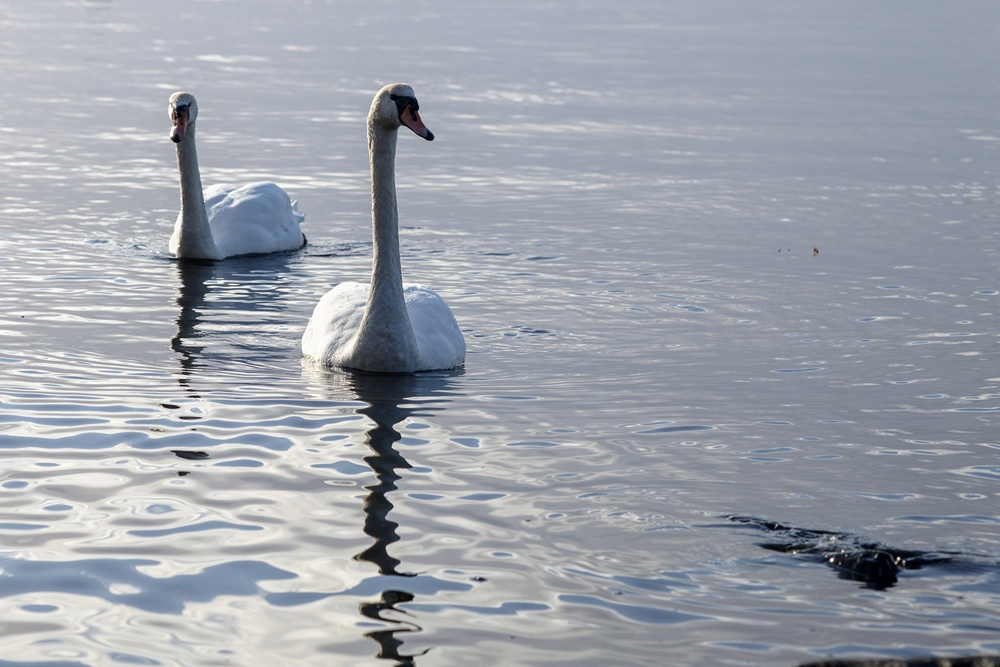
#> input picture DATA/img/模板匹配算法/测试图/yt1.jpg, 1000 x 667 px, shrunk from 4651 x 3101 before the run
$ python lml_ransac.py
#> lines starting #> are read from the running program, lines starting #| are printed output that depends on the picture
### 2D_suanfa/lml_imread.py
# encoding:utf-8

#   带中文路径的图片载入

##################################################################
#   调用请使用这种方式
#   img = lml_imread.imread('../DATA/img/轮廓查找/yt.jpg')
##################################################################

import cv2
import cv2 as cv
import numpy as np


def imread(img_path):
    # return cv.imdecode(np.fromfile(path_img, dtype=np.float64), -1)
#> called with img_path = '../DATA/img/模板匹配算法/测试图/yt1.jpg'
    return cv.imdecode(np.fromfile(img_path, dtype=np.uint8), -1)
#> returned value is the input picture: shape (667, 1000, 3); mean B, G, R 171.2, 162.4, 157.3


# [4 lines left out: function imread2, not called in this run]

### 2D_suanfa/lml_ransac.py
#   ransac异常匹配点筛查 用于排除sift+knnMatch后 异常的匹配点对

import random

import cv2
import numpy as np

import lml_imread


def compute_fundamental(x1, x2):
    n = x1.shape[1]
    if x2.shape[1] != n:
        raise ValueError("Number of points don't match.")

    # build matrix for equations
    A = np.zeros((n, 9))
    for i in range(n):
        A[i] = [x1[0, i] * x2[0, i], x1[0, i] * x2[1, i], x1[0, i] * x2[2, i],
                x1[1, i] * x2[0, i], x1[1, i] * x2[1, i], x1[1, i] * x2[2, i],
                x1[2, i] * x2[0, i], x1[2, i] * x2[1, i], x1[2, i] * x2[2, i]]

    # compute linear least square solution
    U, S, V = np.linalg.svd(A)
    F = V[-1].reshape(3, 3)

    # constrain F
    # make rank 2 by zeroing out last singular value
    U, S, V = np.linalg.svd(F)
    S[2] = 0
    F = np.dot(U, np.dot(np.diag(S), V))

    return F / F[2, 2]


def compute_fundamental_normalized(x1, x2):
    """    Computes the fundamental matrix from corresponding points
        (x1,x2 3*n arrays) using the normalized 8 point algorithm. """

    n = x1.shape[1]
    # print(x1.shape[1])
    if x2.shape[1] != n:  # x1x2中元素数是否相等
        raise ValueError("Number of points don't match.")

    # normalize image coordinates
    # print("x1",x1)
    x1 = x1 / x1[2]
    print("x1[:2]", x1[:2])
    mean_1 = np.mean(x1[:2], axis=1)  # 分别求横纵坐标的均值 [584.58138275 569.50188065]
    # print("mean_1",mean_1)

    S1 = np.sqrt(2) / np.std(x1[:2])  #
    # print("S1",S1)
    T1 = np.array([[S1, 0, -S1 * mean_1[0]], [0, S1, -S1 * mean_1[1]], [0, 0, 1]])
    # print("T1",T1)
    x1 = np.dot(T1, x1)
    # print("x1",x1)
    print("============================")

    x2 = x2 / x2[2]
    mean_2 = np.mean(x2[:2], axis=1)
    S2 = np.sqrt(2) / np.std(x2[:2])
    T2 = np.array([[S2, 0, -S2 * mean_2[0]], [0, S2, -S2 * mean_2[1]], [0, 0, 1]])
    x2 = np.dot(T2, x2)

    # compute F with the normalized coordinates 用归一化坐标计算F
    F = compute_fundamental(x1, x2)
    # print (F)
    # reverse normalization 反向归一化
    F = np.dot(T1.T, np.dot(F, T2))

    return F / F[2, 2]


def randSeed(good, num=8):
    '''
    :param good: 初始的匹配点对
    :param num: 选择随机选取的点对数量
    :return: 8个点对list
    '''
    eight_point = random.sample(good, num)
    # print(len(good))
    # print(len(eight_point))
    return eight_point


def PointCoordinates(points, keypoints1, keypoints2):
    '''
    返回eight_points点对，对应的在原图、模板图中的具体坐标位置
    :param points: 目标点 DMatch格式 一般为good点数组
    :param keypoints1: 点坐标
    :param keypoints2: 点坐标
    :return: points点在两图中对应的具体坐标
    '''
    x1 = []
    x2 = []
    tuple_dim = (1.,)
    # print(len(points))
    # fe = 0
    for i in points:
        # fe += 1
        # print(i)    #[<DMatch 0000021AC48EB730>]
        # print(i[0]) #<DMatch 0000021AC48EB730>
        tuple_x1 = keypoints1[i[0].queryIdx].pt + tuple_dim
        tuple_x2 = keypoints2[i[0].trainIdx].pt + tuple_dim
        # print(keypoints1[i[0].queryIdx].pt) # (639.863037109375, 603.8123779296875)
        # print(tuple_x1)                     # tuple_x1 =  (639.863037109375, 603.8123779296875, 1.0)
        x1.append(tuple_x1)
        x2.append(tuple_x2)
        # [12 lines of commented-out code are left out]
    return np.array(x1, dtype=float), np.array(x2, dtype=float)


def ransac(good, keypoints1, keypoints2, confidence=40, iter_num=50):
    Max_num = 0
    good_F = np.zeros([3, 3])
    inlier_points = []
    for i in range(iter_num):
        # print(i)
        eight_points = randSeed(good)  # 随机从good点集中抽取8对点
        x1, x2 = PointCoordinates(eight_points, keypoints1, keypoints2)  # 获取这8点在原图、模板图中的坐标
        # print(x1)
        # print(x1.T)   # x1的转置矩阵
        # p1x,p1y,1     ==>     p1x,p2x,p3x......
        # p2x,p2y,1     ==>     p1y,p2y,p3y......
        # p3x,p3y,1     ==>     1,1,1......
        F = compute_fundamental_normalized(x1.T, x2.T)
        num, ransac_good = inlier(F, good, keypoints1, keypoints2, confidence)
        if num > Max_num:
            Max_num = num
            good_F = F
            inlier_points = ransac_good
    # print(Max_num, good_F)
    return Max_num, good_F, inlier_points


def computeReprojError(x1, x2, F):
    """
    计算投影误差
    """
    ww = 1.0 / (F[2, 0] * x1[0] + F[2, 1] * x1[1] + F[2, 2])
    dx = (F[0, 0] * x1[0] + F[0, 1] * x1[1] + F[0, 2]) * ww - x2[0]
    dy = (F[1, 0] * x1[0] + F[1, 1] * x1[1] + F[1, 2]) * ww - x2[1]
    return dx * dx + dy * dy


def inlier(F, good, keypoints1, keypoints2, confidence):
    num = 0
    ransac_good = []
    x1, x2 = PointCoordinates(good, keypoints1, keypoints2)
    for i in range(len(x2)):
        line = F.dot(x1[i].T)
        # 在对极几何中极线表达式为[A B C],Ax+By+C=0,  方向向量可以表示为[-B,A]
        line_v = np.array([-line[1], line[0]])
        err = h = np.linalg.norm(np.cross(x2[i, :2], line_v) / np.linalg.norm(line_v))
        # err = computeReprojError(x1[i], x2[i], F)
        if abs(err) < confidence:
            ransac_good.append(good[i])
            num += 1
    return num, ransac_good


if __name__ == '__main__':
    # im1 = 'm1.jpg'
    # im2 = 'm2.jpg'

    print(cv2.__version__)
    psd_img_1 = lml_imread.imread('../DATA/img/模板匹配算法/测试图/yt1.jpg')
    psd_img_2 = lml_imread.imread('../DATA/img/模板匹配算法/测试图/mb1.jpg')
#> call 2 of imread, with img_path = '../DATA/img/模板匹配算法/测试图/mb1.jpg'
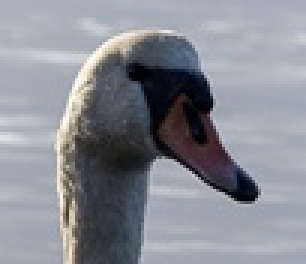
#> input picture DATA/img/模板匹配算法/测试图/mb1.jpg, 102 x 88 px, shrunk from 473 x 410 before the run (shown 3 times larger)
#> in imread, returned value is the input picture: shape (88, 102, 3); mean B, G, R 148.5, 139.9, 136.5
    # 3) SIFT特征计算
    sift = cv2.xfeatures2d.SIFT_create()
    # find the keypoints and descriptors with SIFT
    kp1, des1 = sift.detectAndCompute(psd_img_1, None)
#> kp1 = 1617 keypoints; strongest (x, y, size): (831, 560, 2.6), (898, 558, 2.2), (165, 406, 3.3), (205, 283, 1.9)
    kp2, des2 = sift.detectAndCompute(psd_img_2, None)
#> kp2 = 44 keypoints; strongest (x, y, size): (81, 63, 6.1), (54, 35, 26.3), (56, 61, 11), (36, 55, 18.7)

    # FLANN 参数设计
    match = cv2.BFMatcher()
    matches = match.knnMatch(des1, des2, k=2)
#> matches = 1617 matches

    # Apply ratio test
    # 比值测试，首先获取与 A距离最近的点 B （最近）和 C （次近），
    # 只有当 B/C 小于阀值时（0.75）才被认为是匹配，
    # 因为假设匹配是一一对应的，真正的匹配的理想距离为0
    good = []
    for m, n in matches:
        if m.distance < 0.75 * n.distance:
            good.append([m])
#> after the loop, good = 62 matches
    print(good[0][0])
#> (printed output is left out)

    print("number of feature points:", len(kp1), len(kp2))
#| number of feature points: 1617 44
    print(type(kp1[good[0][0].queryIdx].pt))
#| <class 'tuple'>
    print("good match num:{} good match points:".format(len(good)))
#| good match num:62 good match points:
    for i in good:
        print(i[0].queryIdx, i[0].trainIdx)
#> this loop made 62 passes
#| 80 39
#| 103 15
#| 129 40
#| 151 41
#| 152 40
#| 169 23
#| 284 16
#| 296 41
#> (further printed lines are left out)

    Max_num, good_F, inlier_points = ransac(good, kp1, kp2, confidence=30, iter_num=500)
#> the loop in ransac, `for i in range(iter_num):` made 500 passes
#> (mean_1 in compute_fundamental_normalized, S1 in compute_fundamental_normalized, T1 in compute_fundamental_normalized, mean_2 in compute_fundamental_normalized, S2 in compute_fundamental_normalized, T2 in compute_fundamental_normalized, num, ransac_good) on pass 1: ([370.7, 259.7], 0.00868, [[0.00868, 0, -3.22], [0, 0.00868, -2.25], [0, 0, 1]], [59.15, 54.24], 0.0683, [[0.0683, 0, -4.04], [0, 0.0683, -3.7], [0, 0, 1]], 45, 45 matches)
#> (mean_1 in compute_fundamental_normalized, S1 in compute_fundamental_normalized, T1 in compute_fundamental_normalized, mean_2 in compute_fundamental_normalized, S2 in compute_fundamental_normalized, T2 in compute_fundamental_normalized, num, ransac_good) on passes 2 to 5: ([446.9, 181.2], 0.00744, [[0.00744, 0, -3.32], [0, 0.00744, -1.35], [0, 0, 1]], [53.53, 51.06], 0.0647, [[0.0647, 0, -3.46], [0, 0.0647, -3.31], [0, 0, 1]], 34, 34 matches), ([469.4, 446.8], 0.00786, [[0.00786, 0, -3.69], [0, 0.00786, -3.51], [0, 0, 1]], [66.62, 59.79], 0.0855, [[0.0855, 0, -5.7], [0, 0.0855, -5.11], [0, 0, 1]], 11, 11 matches), ([422.5, 252.4], 0.00741, [[0.00741, 0, -3.13], [0, 0.00741, -1.87], [0, 0, 1]], [57.51, 55.58], 0.0756, [[0.0756, 0, -4.35], [0, 0.0756, -4.2], [0, 0, 1]], 1, 1 matches), ([359.2, 232.5], 0.00659, [[0.00659, 0, -2.37], [0, 0.00659, -1.53], [0, 0, 1]], [63.65, 43.06], 0.0618, [[0.0618, 0, -3.93], [0, 0.0618, -2.66], [0, 0, 1]], 9, 9 matches)
#> (printed output is left out)
    # cv2.drawMatchesKnn expects list of lists as matches.
    # img3 = np.ndarray([2, 2])
    # img3 = cv2.drawMatchesKnn(img1, kp1, img2, kp2, good[:10], img3, flags=2)

    # cv2.drawMatchesKnn expects list of lists as matches.

    img3 = cv2.drawMatchesKnn(psd_img_1, kp1, psd_img_2, kp2, good, None, flags=2)
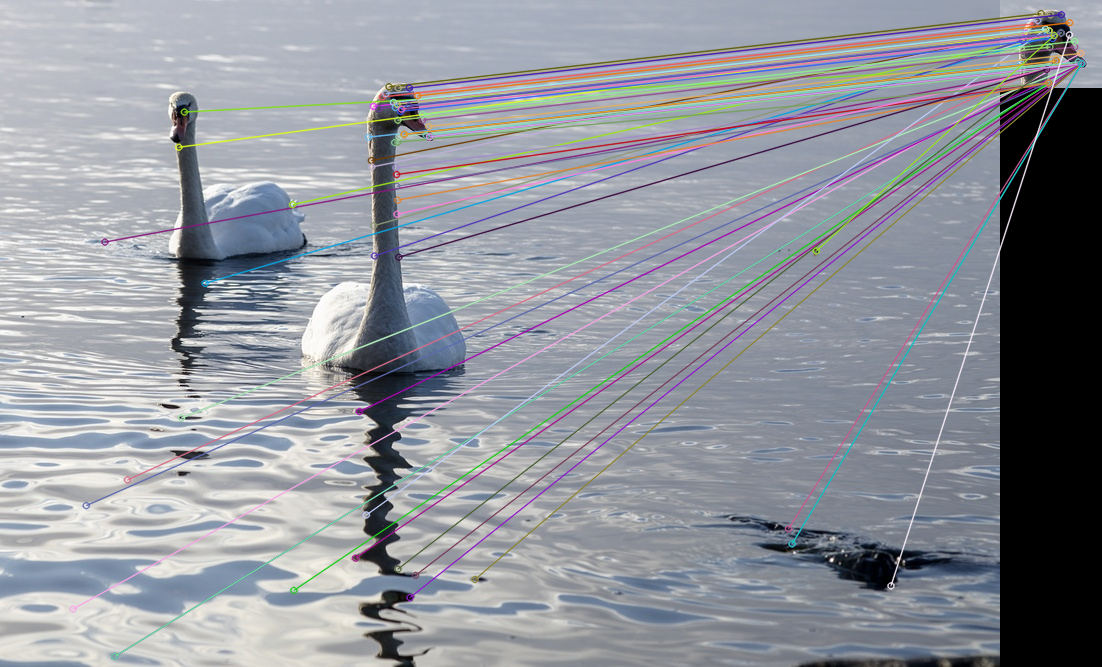
#> img3: shape (667, 1102, 3); mean B, G, R 155.4, 147.8, 144.5
    img4 = cv2.drawMatchesKnn(psd_img_1, kp1, psd_img_2, kp2, inlier_points, None, flags=2)
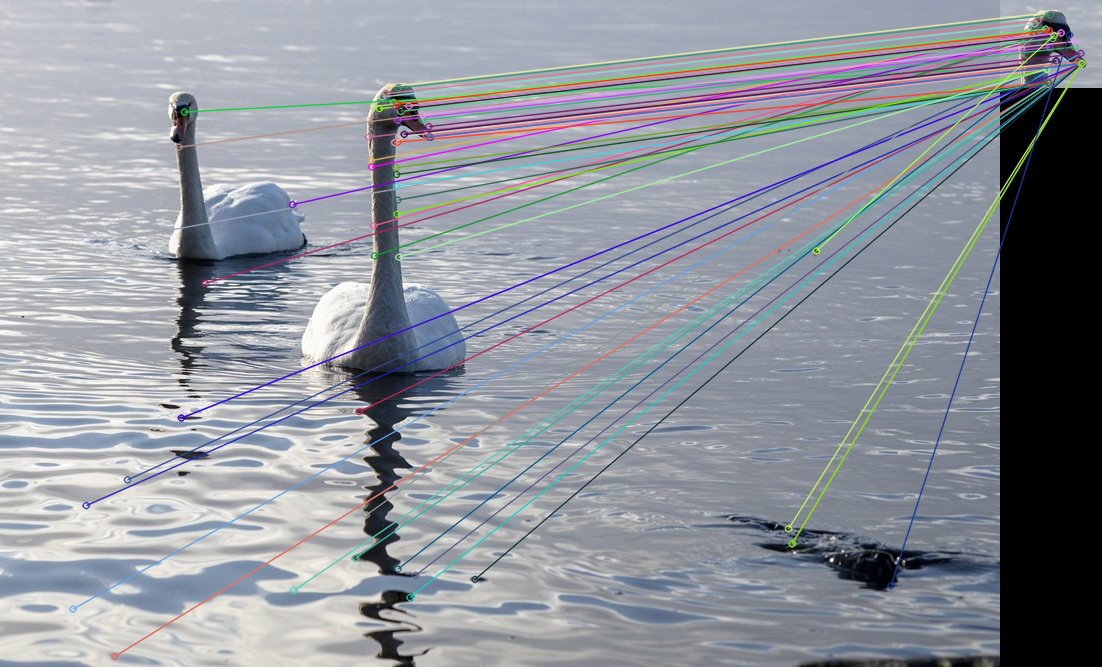
#> img4: shape (667, 1102, 3); mean B, G, R 155.1, 147.2, 142.8
    cv2.namedWindow('image1', cv2.WINDOW_NORMAL)
    cv2.namedWindow('image2', cv2.WINDOW_NORMAL)
    cv2.imshow("image1", img3)
    cv2.imshow("image2", img4)
    cv2.waitKey(0)  # 等待按键按下
    cv2.destroyAllWindows()  # 清除所有窗口
